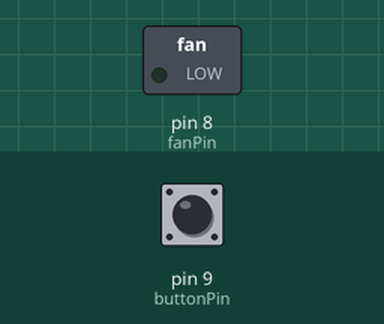
This sketch was run on a simulated Arduino Uno, built with avr-gcc and run on an emulated ATmega328P. On the bench: switched loads named in the sketch (green lamp = pin HIGH). The test bench sets the inputs (shaded band); at power-on: pin 9 (buttonPin) HIGH.

Above: at 1.2 s.
1.3 s: pin 9 (buttonPin) pulled LOW for 0.15 s
At 2.4 s:
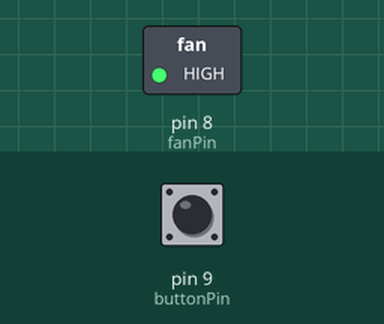
2.9 s: pin 9 (buttonPin) pulled LOW for 1 s
At 3.6 s:
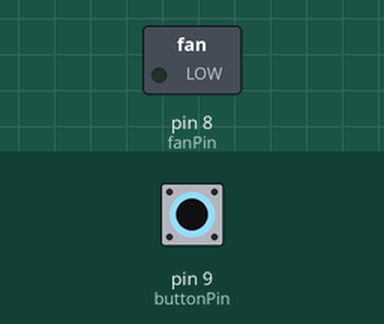
5.4 s: pin 9 (buttonPin) pulled LOW for 3.2 s
At 6.7 s:
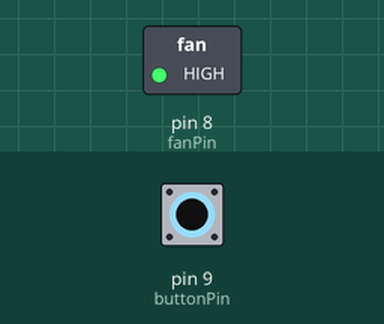
Timing chart, 0 to 8.4 s (numbered marks = the images above; inputs shaded):
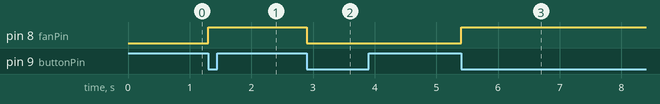

The sketch:

ventiladorYboton.ino
```cpp
const int buttonPin = 9;  // Pin del botón
const int fanPin = 8;     // Pin del transistor o relé

int buttonState = HIGH;   // Estado inicial del botón
int fanState = LOW;       // Estado inicial del ventilador

void setup() {
  pinMode(buttonPin, INPUT);
  pinMode(fanPin, OUTPUT);
}

void loop() {
  int buttonReading = digitalRead(buttonPin);

  // Verificar si el botón ha sido presionado
  if (buttonReading == LOW && buttonState == HIGH) {
    // Cambiar el estado del ventilador
    if (fanState == LOW) {
      fanState = HIGH;
      digitalWrite(fanPin, fanState);
    } else {
      fanState = LOW;
      digitalWrite(fanPin, fanState);
    }
    delay(50);  // Esperar para evitar rebotes del botón
  }

  buttonState = buttonReading;
}
```

Measured:
- after the input at 1.3 s, pin 8 (fanPin): LOW → HIGH at once
- after the input at 2.9 s, pin 8 (fanPin): HIGH → LOW at once
- after the input at 5.4 s, pin 8 (fanPin): LOW → HIGH at once
